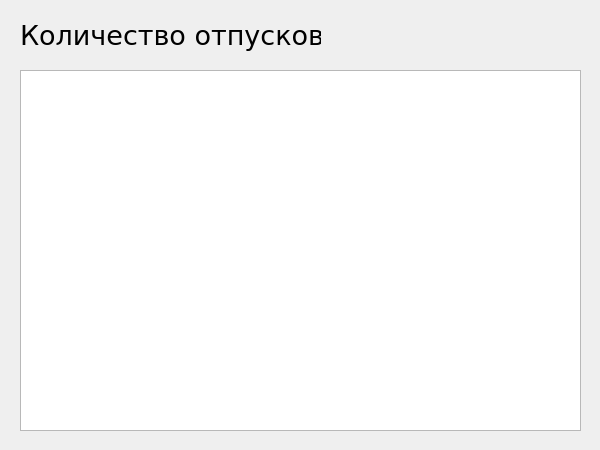
<?xml version="1.0" encoding="UTF-8"?>
<ui version="4.0">
 <class>Dialog</class>
 <widget class="QDialog" name="Dialog">
  <property name="geometry">
   <rect>
    <x>0</x>
    <y>0</y>
    <width>600</width>
    <height>450</height>
   </rect>
  </property>
  <property name="minimumSize">
   <size>
    <width>600</width>
    <height>450</height>
   </size>
  </property>
  <property name="maximumSize">
   <size>
    <width>600</width>
    <height>450</height>
   </size>
  </property>
  <property name="windowTitle">
   <string>Dialog</string>
  </property>
  <widget class="QLabel" name="label">
   <property name="geometry">
    <rect>
     <x>20</x>
     <y>0</y>
     <width>301</width>
     <height>71</height>
    </rect>
   </property>
   <property name="font">
    <font>
     <family>Verdana</family>
     <pointsize>20</pointsize>
    </font>
   </property>
   <property name="text">
    <string>Количество отпусков </string>
   </property>
  </widget>
  <widget class="QLabel" name="countler">
   <property name="geometry">
    <rect>
     <x>340</x>
     <y>0</y>
     <width>141</width>
     <height>71</height>
    </rect>
   </property>
   <property name="font">
    <font>
     <family>Verdana</family>
     <pointsize>20</pointsize>
    </font>
   </property>
   <property name="text">
    <string/>
   </property>
  </widget>
  <widget class="QListWidget" name="vacations">
   <property name="geometry">
    <rect>
     <x>20</x>
     <y>70</y>
     <width>561</width>
     <height>361</height>
    </rect>
   </property>
  </widget>
 </widget>
 <resources/>
 <connections/>
</ui>
